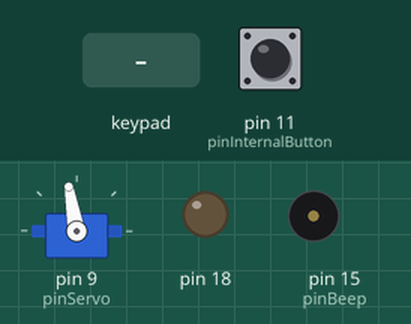
Simulated run of this sketch. Board: Arduino Uno, built with avr-gcc and run on an emulated ATmega328P. On the bench: servo, output pins drawn as LEDs (lit = HIGH), buzzer (waves = sounding, pin HIGH). Wiring (inferred from the names in the program): 4×3 keypad with keys 1 2 3 4 5 6 7 8 9 * 0 #: rows pin 5, pin 6, pin 7, pin 8; columns pin 2, pin 3, pin 4. The test bench sets the inputs (shaded band); at power-on: pin 11 (pinInternalButton) HIGH. Pins used as bus, display or sensor lines are not drawn.

Above: at 1.2 s.
1.3 s: pin 11 (pinInternalButton) pulled LOW for 0.15 s
At 4.0 s:
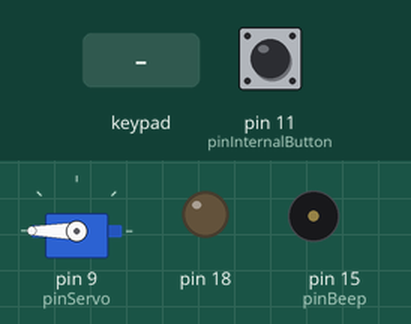
4.3 s: key '#' pressed
At 4.37 s:
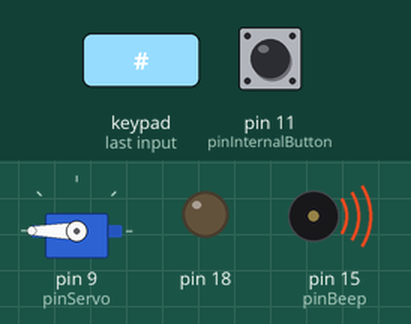
6.1 s: keypad keys 1 2 3 4 pressed 0.4 s apart
At 8.1 s:
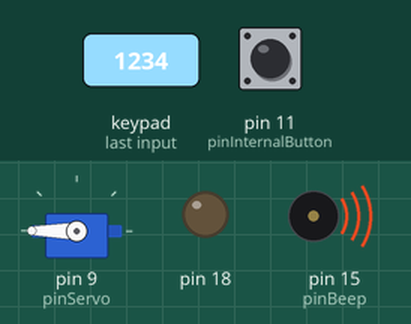
9.2 s: pin 11 (pinInternalButton) pulled LOW for 1 s
At 9.8 s:
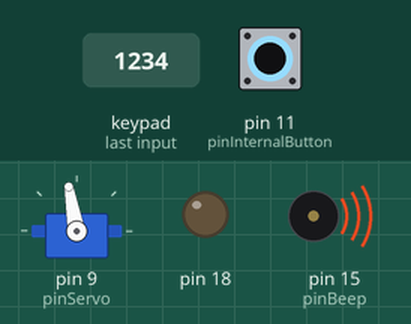
12.2 s: pin 11 (pinInternalButton) pulled LOW for 3.2 s
At 14.3 s:
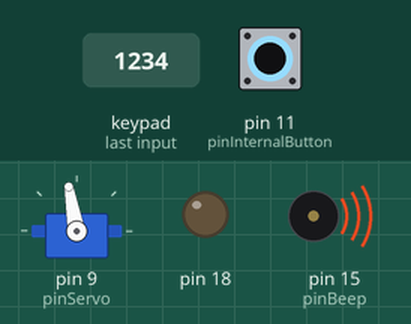
Timing chart, 0 to 17.9 s (numbered marks = the images above; inputs shaded):
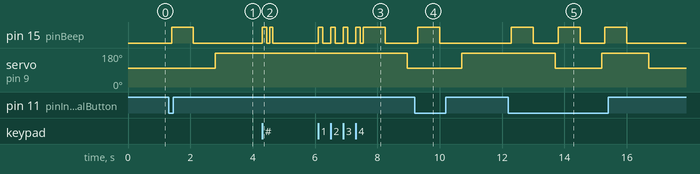

The sketch:

SecurityLock.ino
```cpp
#include <Servo.h>

#define pinBeep 15
#define pinServo 9
#define pinInternalButton 11

#define servoClose 100
#define servoOpen  180

String password = "1234";
int countPassword = -1;

bool lockState = false;

Servo servo;

void setup() {
  servo.attach(pinServo);

  pinMode(pinInternalButton, INPUT_PULLUP);
  pinMode(pinBeep, OUTPUT);
  pinMode(18, OUTPUT);  digitalWrite(18, LOW);

  keyBegin();
}

void loop() {

  char val = getKey();

  if (val != 0) {

    countPassword++;

    if (val == '#') {
      // CANCELAR SENHA
      beep(pinBeep, 1, 100);
      countPassword = -1;

    } else if (val == password.charAt(countPassword)) {
      // DÍGITO CORRETO
      if (countPassword == password.length() - 1) {
        beep(pinBeep, 1, 700);
        countPassword = -1;
        lockState = !lockState;
      }
    } else {
      // DÍGITO INCORRETO
      if (countPassword == password.length() - 1) {
        beep(pinBeep, 2, 100);
        countPassword = -1;
      }
    }
  }

  servo.write(lockState ? servoOpen : servoClose);

  if (!digitalRead(pinInternalButton)) {
    delay(100);
    if (!digitalRead(pinInternalButton)) {
      lockState = !lockState;
      beep(pinBeep, 1, 700);
    }
  }
}

void beep(int pin, int count, int timeBeep) {
  for (int i = 0; i < count; i++) {
    digitalWrite(pin, 1);
    delay(timeBeep);
    digitalWrite(pin, 0);
    delay(timeBeep);
  }
}
```

Keypad.ino
```cpp
#define numLin 4
#define numCol 3
#define timeDebounce 50

char teclado[numLin][numCol] = {
  {'1', '2', '3'},
  {'4', '5', '6'},
  {'7', '8', '9'},
  {'*', '0', '#'}
};

int pinLin[numLin] = {5, 6, 7, 8};
int pinCol[numCol] = {2, 3, 4};

unsigned long beepTime = 0;

void keyBegin() {

  for (int col = 0; col < numCol; col++) {
    pinMode(pinCol[col], OUTPUT);
  }

  for (int lin = 0; lin < numLin; lin++) {
    pinMode(pinLin[lin], INPUT_PULLUP);
  }
}

char getKey() {

  char key = 0;

  for (int col = 0; col < numCol; col++) {

    digitalWrite(pinCol[0], 1);
    digitalWrite(pinCol[1], 1);
    digitalWrite(pinCol[2], 1);
    digitalWrite(pinCol[col], 0);


    for (int lin = 0; lin < numLin; lin++) {

      if (digitalRead(pinLin[lin]) == LOW) {

        beepTime = millis();
        digitalWrite(pinBeep, 1);
        delay(timeDebounce);

        while (digitalRead(pinLin[lin]) == LOW) {
          if (millis() - beepTime > 400) digitalWrite(pinBeep, 0);
          key = teclado[lin][col];
        }

        digitalWrite(pinBeep, 0);
        delay(timeDebounce + 50);
      }
    }
  }

  return key;
}
```

Measured:
- after the input at 1.3 s, pin 15 (pinBeep): LOW → HIGH after 0.10 s, → LOW 0.70 s later; servo on pin 9 (pinServo): 100° → 180° after 1.5 s
- after the input at 4.3 s, pin 15 (pinBeep): alternates HIGH for 0.12 s and LOW for 0.10 s, 4 changes in all, then stays LOW, starting at once
- after the input at 6.1 s, pin 15 (pinBeep): goes 3 × (HIGH 0.15 s, LOW 0.25 s), HIGH 0.15 s, LOW 0.10 s, HIGH 0.70 s, then LOW, starting at once; servo on pin 9 (pinServo): 180° → 100° after 2.9 s
- after the input at 9.2 s, pin 15 (pinBeep): LOW → HIGH after 0.10 s, → LOW 0.70 s later; servo on pin 9 (pinServo): 100° → 180° after 1.5 s
- after the input at 12.2 s, pin 15 (pinBeep): alternates HIGH for 0.70 s and LOW for 0.80 s, 6 changes in all, then stays LOW, starting after 0.10 s; servo on pin 9 (pinServo): 180° → 100° after 1.5 s, → 180° 1.5 s later, → 100° 1.5 s later
